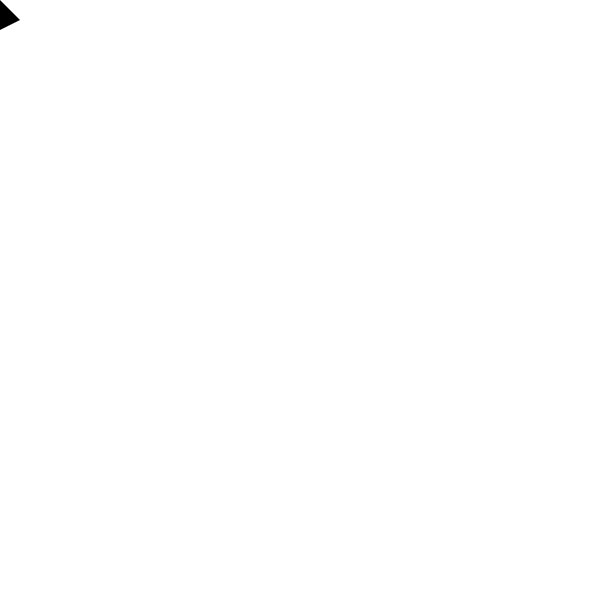
Frame 1 (no input)
Frame 60 (no input): identical to frame 1, image omitted
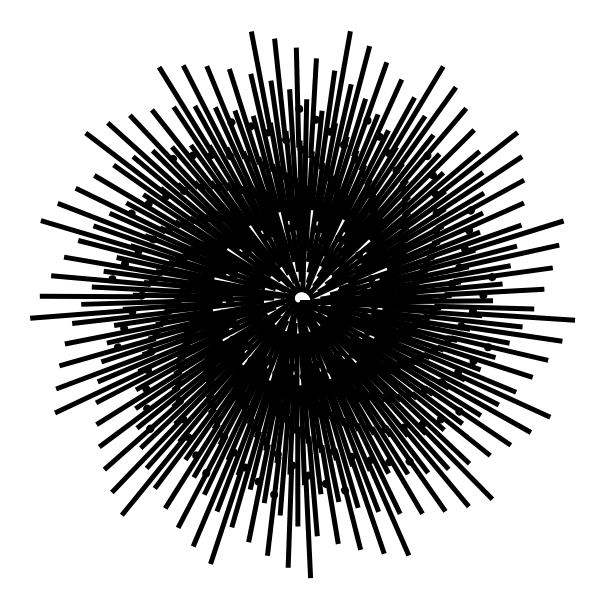
Frame 120 (the mouse pressed at the canvas centre since frame 60)

The p5.js sketch that drew these frames (run headless with seeded random() and noise() and a simulated clock; from frame 60 on, the mouse is pressed at the canvas centre):

// p5.js sketch
// ── sketch.js
let fg= 'rgb(0, 0, 0)';
let bg='rgb(255, 255, 255)';

function setup() {
  createCanvas(600, 600);
}

function draw() {
  background(bg);
  noStroke();
  fill(fg);
  rectMode(CORNER);

  for (let i = 0; i < mouseX; i++) {
    push();
    translate(width/2, height/2);
    rotate(radians(i*20.3+(i*frameCount*0.005)));
    rect(mouseX*0.002*i, 0, 100, 5);
    ellipse(mouseX*0.002*i+15, 35, 8, 8);
    pop();
  }

  translate(mouseX, mouseY);
  triangle(0, 0, 20, 20, 0, 30);
}
